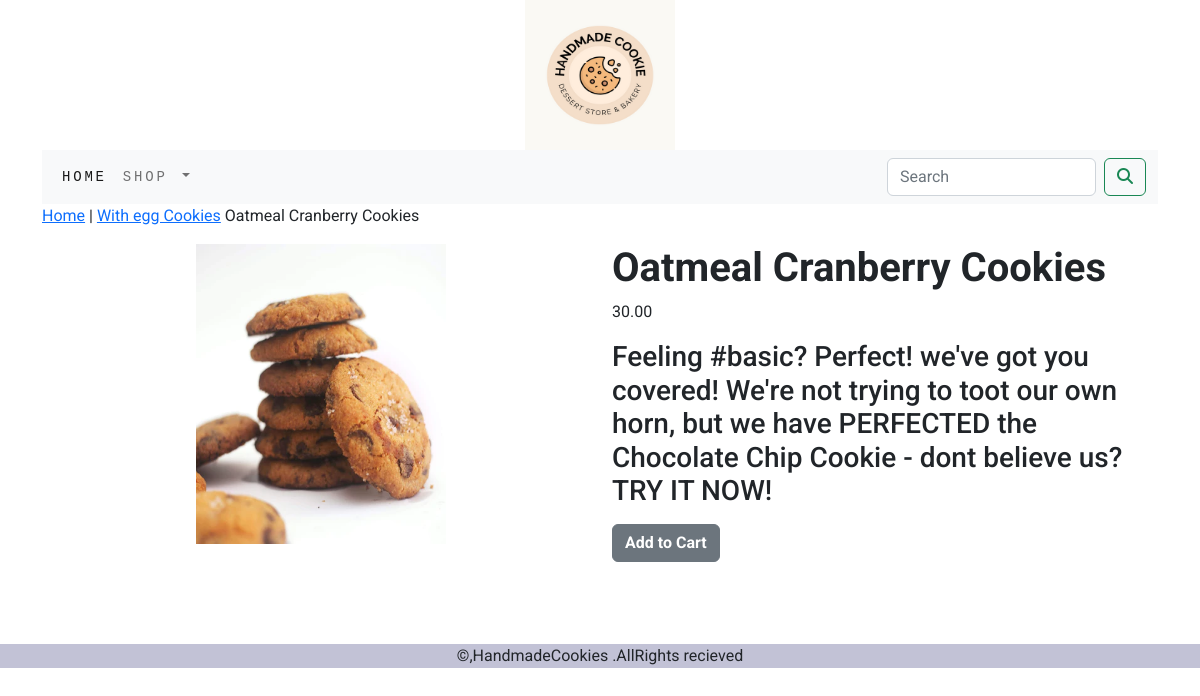
Page /shop/with-egg-cookies/oatmeal-cranberry-cookies/ on the committed database.
### ecartapp/models.py (models this page shows, shortened)
class Product(models.Model):
    name = models.CharField(max_length=200)
    slug = models.CharField(max_length=200)
    desc = models.TextField()
    img = models.ImageField(upload_to='product')
    price= models.DecimalField(max_digits=10,decimal_places=2)
    category = models.ForeignKey(Category,on_delete=models.CASCADE)
    stock = models.IntegerField()
    available = models.BooleanField(default=True)
    created = models.DateTimeField(auto_now_add=True)
    updated = models.DateTimeField(auto_now=True)
    class Meta:
        ordering = ('name',)
        verbose_name = 'product'
        verbose_name_plural = 'products'

class Category(models.Model):
     name = models.CharField(max_length=200)
     slug =models.SlugField(max_length=200)
     desc =models.TextField()
     img = models.ImageField(upload_to='category')
     class Meta:
         ordering =('name',)
         verbose_name = 'category'
         verbose_name_plural = 'categories'
     def get_url(self):
        return reverse('ecartapp:product_by_category',args=[self.slug])
     def __str__(self):
         return '{}'.format(self.name)

### ecartapp/views.py (the view)
# urls.py: path('<slug:c_slug>/<slug:product_slug>/',views.prodetail,name='prodcat_detail')
def prodetail(request,c_slug,product_slug):
    try:
        product=Product.objects.get(category__slug=c_slug,slug=product_slug)
    except Exception  as e:
        raise e
    return render(request,"product.html",{'product':product})

### cart_app/context_processors.py (called while the page is built)
def counter(request):
    item_count= 0
    if 'admin' in request.path:
        return {}
    else :
        try:
            cart=Cart.objects.filter(cart_id=_cart_id(request))
            cart_items=CartItem.objects.all().filter(cart=cart[:1])
            for cartitem in cart_items:
                item_count += cartitem.quantity
        except Cart.DoesNotExist:
            item_count= 0
    return dict(item_count=item_count)

### cart_app/views.py (called while the page is built)
def _cart_id(request):
    cart=request.session.session_key
    if not cart:
        cart=request.session.create()
    return cart

### ecartapp/context_processors.py (called while the page is built)
def menulinks(request):
     link=Category.objects.all()
     return dict(link=link)

### templates/product.html (shortened to what this page needs)
{% extends 'base.html' %}
{% load static %}
{% block content %}
<div class="row my_prod_row_class">
    <div class="mx_auto">
       <p><a href="{% url 'ecartapp:allproduct' %}" >Home</a> | <a href="{{product.category.get_url}}">{{product.category}}</a> {{product.name}}</p>
    </div>
</div>
<div class="container">
<div class ="row">
    <div class="col-12 col-sm-12 col-md-12 col-lg-6 text-center" >
        <div style="min-width:18rem;height:25em;">
            <img src = "{{product.img.url}}"  alt="{{product.name}}" style="width:250px;height:300px;">
        </div>
    </div>
    <div class="col-12 col-sm-12 col-md-12 col-lg-6" >
            <div>
            <h1 class="my_prod_name"><b>{{product.name}}</b></h1>
            <p>{{product.price}}</p>
            <p class="text-justify"><h3>{{product.desc}}</h3></p>
            {% if product.stock <= 0 %}
            <p  class="text-justify"><b>Out of stock</b></p>
            {% else %}
            <a class="btn btn-secondary" href = "{% url 'cart_app:add_cart' product.id %}"><b>Add to Cart</b></a>
            {% endif %}
        </div>
    </div>
</div>
</div>
</div>
{% endblock %}

### static/css/custom.css (style rules this page uses)
body { font-family: 'Roboto', sans-serif; }

### rows in the picture
Product: category "With egg Cookies", name "Oatmeal Cranberry Cookies", img (picture), price "30.00", desc "Feeling #basic? Perfect! we've got you covered! We're not trying to toot our own horn, but we have PERFECTED the Chocolate Chip Cookie - dont believe us? TRY IT NOW!"
